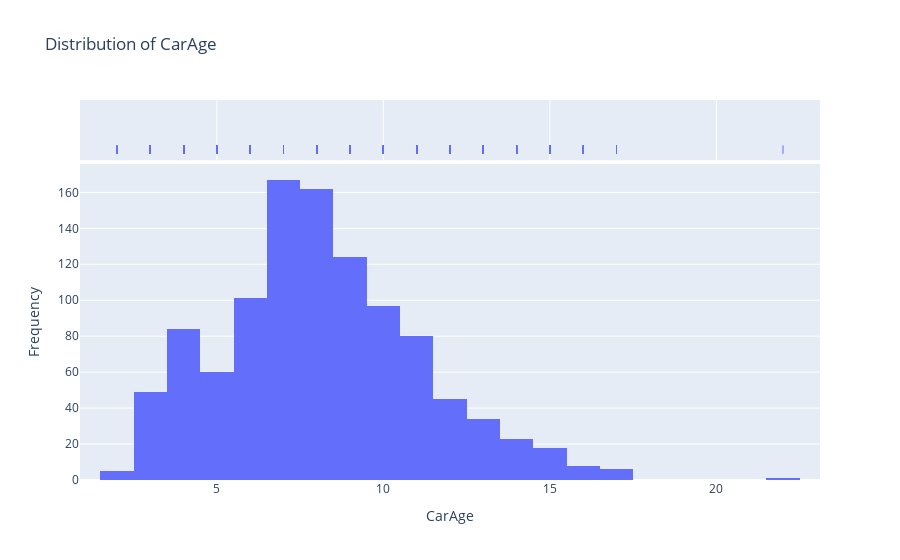
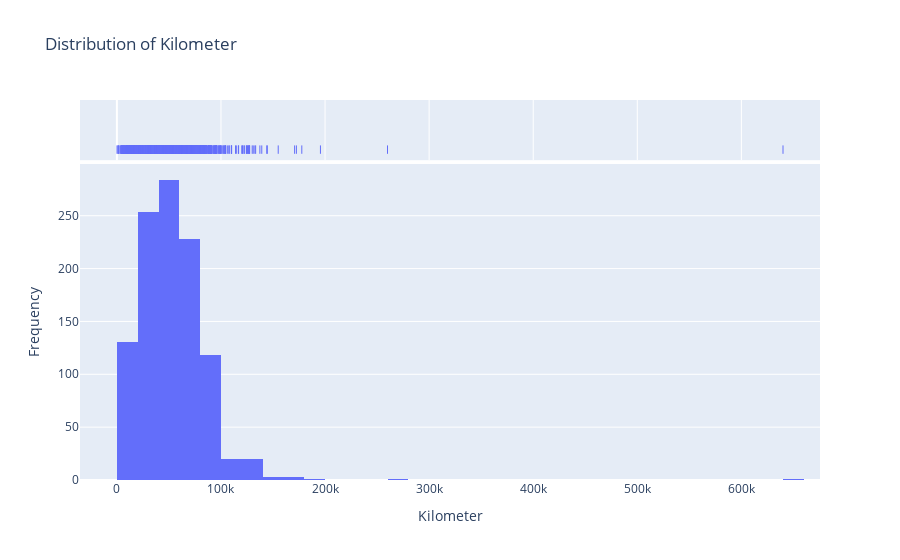
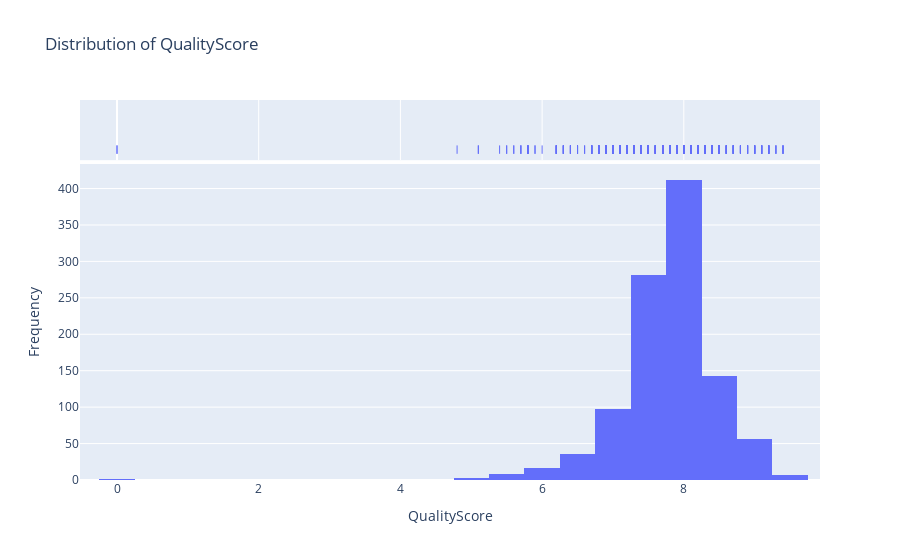
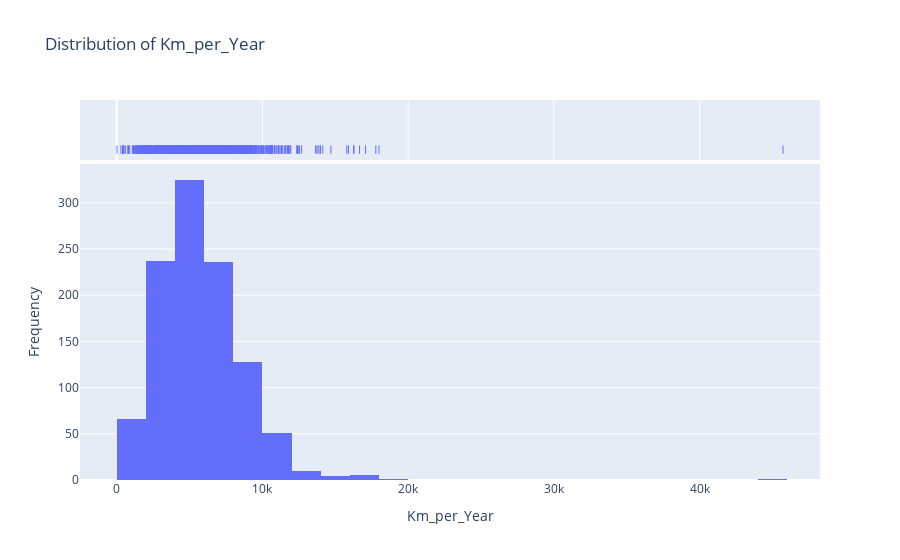

These figures' notebook cell, in order:
### Markdown cell above
**Number of Cars by Body Style Observations:**
This visualization shows consumer preference and market availability. Hatchbacks and Sedans are typically the most popular and numerous body styles, followed by SUVs. This distribution is a key indicator of the supply dynamics in the used car market.

### Code cell
num_features = ['CarAge', 'Kilometer', 'QualityScore', 'Km_per_Year']

for feature in num_features:
    fig = px.histogram(data, 
                       x=feature, 
                       nbins=40, 
                       marginal='rug',
                       title=f'Distribution of {feature}',
                       labels={feature: feature})
    
    fig.update_layout(yaxis_title='Frequency')
    
    fig.show()

### Figure 1 — Plotly figure (JSON) as saved in the notebook; plotly's stock layout.template omitted (floating-point values rounded to 4 significant figures; data arrays with more than 128 entries replaced by an {"elided": "..."} marker saying what was removed)
{"data": [{"alignmentgroup": "True", "bingroup": "x", "hovertemplate": "CarAge=%{x}<br>count=%{y}<extra></extra>", "legendgroup": "", "marker": {"color": "#636efa", "pattern": {"shape": ""}}, "name": "", "nbinsx": 40, "offsetgroup": "", "orientation": "v", "showlegend": false, "type": "histogram", "x": {"elided": "1064 int values"}, "xaxis": "x", "yaxis": "y"}, {"alignmentgroup": "True", "boxpoints": "all", "fillcolor": "rgba(255,255,255,0)", "hoveron": "points", "hovertemplate": "CarAge=%{x}<extra></extra>", "jitter": 0, "legendgroup": "", "line": {"color": "rgba(255,255,255,0)"}, "marker": {"color": "#636efa", "symbol": "line-ns-open"}, "name": "", "offsetgroup": "", "showlegend": false, "type": "box", "x": {"elided": "1064 int values"}, "xaxis": "x2", "yaxis": "y2"}], "layout": {"autosize": true, "barmode": "relative", "legend": {"tracegroupgap": 0}, "title": {"text": "Distribution of CarAge"}, "xaxis": {"anchor": "y", "autorange": true, "domain": [0, 1], "range": [0.8889, 23.11], "title": {"text": "CarAge"}, "type": "linear"}, "xaxis2": {"anchor": "y2", "autorange": true, "domain": [0, 1], "matches": "x", "range": [0.8889, 23.11], "showgrid": true, "showticklabels": false, "type": "linear"}, "yaxis": {"anchor": "x", "autorange": true, "domain": [0, 0.8316], "range": [0, 175.8], "title": {"text": "Frequency"}}, "yaxis2": {"anchor": "x2", "autorange": true, "domain": [0.8416, 1], "matches": "y2", "range": [-0.6176, 0.5], "showgrid": false, "showline": false, "showticklabels": false, "ticks": "", "type": "category"}}}

### Figure 2 — Plotly figure (JSON) as saved in the notebook; plotly's stock layout.template omitted (floating-point values rounded to 4 significant figures; data arrays with more than 128 entries replaced by an {"elided": "..."} marker saying what was removed)
{"data": [{"alignmentgroup": "True", "bingroup": "x", "hovertemplate": "Kilometer=%{x}<br>count=%{y}<extra></extra>", "legendgroup": "", "marker": {"color": "#636efa", "pattern": {"shape": ""}}, "name": "", "nbinsx": 40, "offsetgroup": "", "orientation": "v", "showlegend": false, "type": "histogram", "x": {"elided": "1064 int values"}, "xaxis": "x", "yaxis": "y"}, {"alignmentgroup": "True", "boxpoints": "all", "fillcolor": "rgba(255,255,255,0)", "hoveron": "points", "hovertemplate": "Kilometer=%{x}<extra></extra>", "jitter": 0, "legendgroup": "", "line": {"color": "rgba(255,255,255,0)"}, "marker": {"color": "#636efa", "symbol": "line-ns-open"}, "name": "", "offsetgroup": "", "showlegend": false, "type": "box", "x": {"elided": "1064 int values"}, "xaxis": "x2", "yaxis": "y2"}], "layout": {"autosize": true, "barmode": "relative", "legend": {"tracegroupgap": 0}, "title": {"text": "Distribution of Kilometer"}, "xaxis": {"anchor": "y", "autorange": true, "domain": [0, 1], "range": [-35450.0, 675500.0], "title": {"text": "Kilometer"}, "type": "linear"}, "xaxis2": {"anchor": "y2", "autorange": true, "domain": [0, 1], "matches": "x", "range": [-35450.0, 675500.0], "showgrid": true, "showticklabels": false, "type": "linear"}, "yaxis": {"anchor": "x", "autorange": true, "domain": [0, 0.8316], "range": [0, 298.9], "title": {"text": "Frequency"}}, "yaxis2": {"anchor": "x2", "autorange": true, "domain": [0.8416, 1], "matches": "y2", "range": [-0.6176, 0.5], "showgrid": false, "showline": false, "showticklabels": false, "ticks": "", "type": "category"}}}

### Figure 3 — Plotly figure (JSON) as saved in the notebook; plotly's stock layout.template omitted (floating-point values rounded to 4 significant figures; data arrays with more than 128 entries replaced by an {"elided": "..."} marker saying what was removed)
{"data": [{"alignmentgroup": "True", "bingroup": "x", "hovertemplate": "QualityScore=%{x}<br>count=%{y}<extra></extra>", "legendgroup": "", "marker": {"color": "#636efa", "pattern": {"shape": ""}}, "name": "", "nbinsx": 40, "offsetgroup": "", "orientation": "v", "showlegend": false, "type": "histogram", "x": {"elided": "1064 float values"}, "xaxis": "x", "yaxis": "y"}, {"alignmentgroup": "True", "boxpoints": "all", "fillcolor": "rgba(255,255,255,0)", "hoveron": "points", "hovertemplate": "QualityScore=%{x}<extra></extra>", "jitter": 0, "legendgroup": "", "line": {"color": "rgba(255,255,255,0)"}, "marker": {"color": "#636efa", "symbol": "line-ns-open"}, "name": "", "offsetgroup": "", "showlegend": false, "type": "box", "x": {"elided": "1064 float values"}, "xaxis": "x2", "yaxis": "y2"}], "layout": {"autosize": true, "barmode": "relative", "legend": {"tracegroupgap": 0}, "title": {"text": "Distribution of QualityScore"}, "xaxis": {"anchor": "y", "autorange": true, "domain": [0, 1], "range": [-0.5222, 9.922], "title": {"text": "QualityScore"}, "type": "linear"}, "xaxis2": {"anchor": "y2", "autorange": true, "domain": [0, 1], "matches": "x", "range": [-0.5222, 9.922], "showgrid": true, "showticklabels": false, "type": "linear"}, "yaxis": {"anchor": "x", "autorange": true, "domain": [0, 0.8316], "range": [0, 433.7], "title": {"text": "Frequency"}}, "yaxis2": {"anchor": "x2", "autorange": true, "domain": [0.8416, 1], "matches": "y2", "range": [-0.6176, 0.5], "showgrid": false, "showline": false, "showticklabels": false, "ticks": "", "type": "category"}}}

### Figure 4 — Plotly figure (JSON) as saved in the notebook; plotly's stock layout.template omitted (floating-point values rounded to 4 significant figures; data arrays with more than 128 entries replaced by an {"elided": "..."} marker saying what was removed)
{"data": [{"alignmentgroup": "True", "bingroup": "x", "hovertemplate": "Km_per_Year=%{x}<br>count=%{y}<extra></extra>", "legendgroup": "", "marker": {"color": "#636efa", "pattern": {"shape": ""}}, "name": "", "nbinsx": 40, "offsetgroup": "", "orientation": "v", "showlegend": false, "type": "histogram", "x": {"elided": "1064 float values"}, "xaxis": "x", "yaxis": "y"}, {"alignmentgroup": "True", "boxpoints": "all", "fillcolor": "rgba(255,255,255,0)", "hoveron": "points", "hovertemplate": "Km_per_Year=%{x}<extra></extra>", "jitter": 0, "legendgroup": "", "line": {"color": "rgba(255,255,255,0)"}, "marker": {"color": "#636efa", "symbol": "line-ns-open"}, "name": "", "offsetgroup": "", "showlegend": false, "type": "box", "x": {"elided": "1064 float values"}, "xaxis": "x2", "yaxis": "y2"}], "layout": {"autosize": true, "barmode": "relative", "legend": {"tracegroupgap": 0}, "title": {"text": "Distribution of Km_per_Year"}, "xaxis": {"anchor": "y", "autorange": true, "domain": [0, 1], "range": [-2513.0, 48250.0], "title": {"text": "Km_per_Year"}, "type": "linear"}, "xaxis2": {"anchor": "y2", "autorange": true, "domain": [0, 1], "matches": "x", "range": [-2513.0, 48250.0], "showgrid": true, "showticklabels": false, "type": "linear"}, "yaxis": {"anchor": "x", "autorange": true, "domain": [0, 0.8316], "range": [0, 342.1], "title": {"text": "Frequency"}}, "yaxis2": {"anchor": "x2", "autorange": true, "domain": [0.8416, 1], "matches": "y2", "range": [-0.6176, 0.5], "showgrid": false, "showline": false, "showticklabels": false, "ticks": "", "type": "category"}}}
